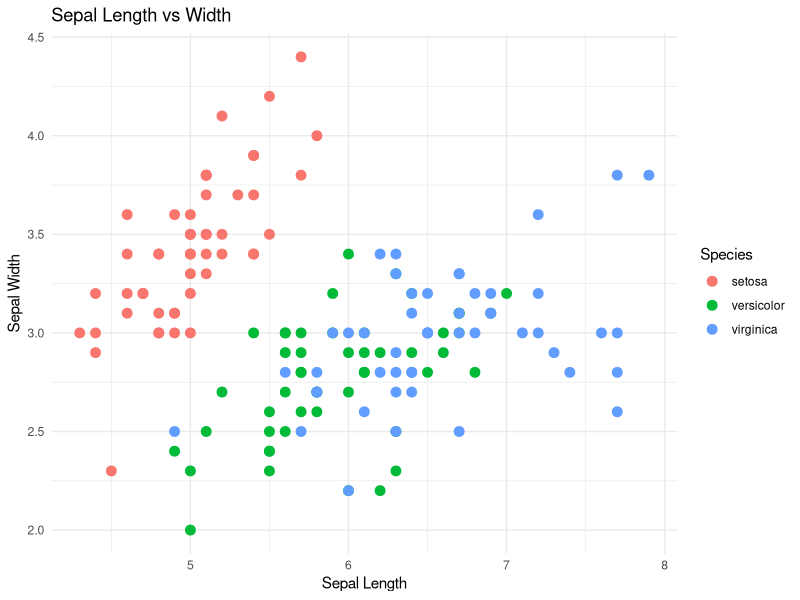

Write R code to recreate this figure.
install.packages("ggplot2")

library(ggplot2)


data(iris)

ggplot(iris, aes(x = Sepal.Length, y = Sepal.Width, color = Species)) +
  geom_point(size = 3) + 
  labs(
    title = "Sepal Length vs Width",
    x = "Sepal Length",
    y = "Sepal Width"
  ) +
  theme_minimal()